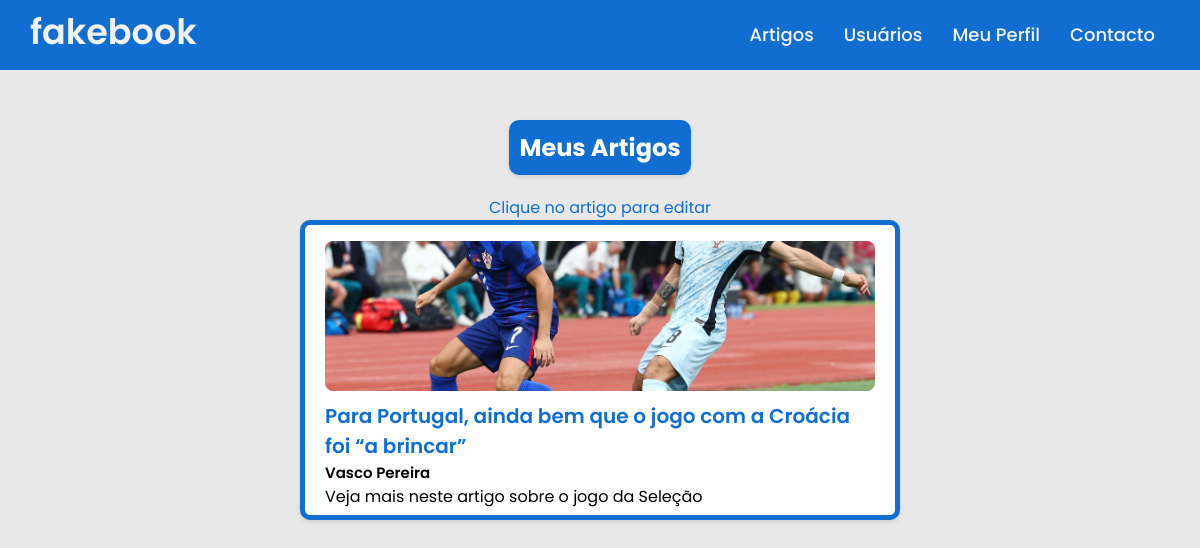
Screenshot of /BlogApp/meusArtigos/ (signed in) with the database file from the repository.
### BlogApp/models.py (models this page shows, shortened)
class artigos(models.Model):
    autor = models.ForeignKey(User, on_delete = models.CASCADE, related_name = 'artigos')
    titulo = models.CharField(max_length = 100)
    corpoDoArtigo = models.CharField(max_length = 1000)
    imagem = models.ImageField(upload_to='app/fotos', null=True, blank=True)
    horaPublicacao = models.DateTimeField(auto_now = False, auto_now_add = False)
    categoria = models.TextField(null = True, blank = True)
    introducao = models.TextField(null = True, blank = True)

### BlogApp/views.py (the view)
# urls.py: path('meusArtigos/', views.listMeusArtigos_view, name = 'meusArtigos'),
def listMeusArtigos_view(request):
    usuario_autenticado = request.user
    context = {
        'artigos' : artigos.objects.all(),
        'autor' : usuario_autenticado,
    }
    return render(request, 'listMeusArtigos.html', context)

### BlogApp/templates/listMeusArtigos.html
{% extends "layout2.html" %}
{% block content %}
  <div class="body-container">
    <div class="body-content">
        <div class="column column-other">
            <div class="text-box1">
            <h2>Meus Artigos</h2>
            </div>
            <p><span class="blue">Clique no artigo para editar</span></p>
            {% for artigo in artigos %}
            {% if artigo.autor == autor %}
            <div class="article-box">
                <img src="{{ artigo.imagem.url }}" alt="{{ artigo.titulo }}">
                <a href="https://a22202735.pythonanywhere.com/BlogApp/editarArtigo/{{artigo.titulo}}" class="left-align">{{ artigo.titulo }}</a>
                <div class="autor-text3">
                <p>{{artigo.autor.first_name}} {{artigo.autor.last_name}}</p>
                </div>
                <p>{{artigo.introducao}}</p>
            </div>
            {% endif %}
            {% endfor %}
        </div>
    </div>
</div>
{% endblock %}

### BlogApp/static/blog/estilos.css (style rules this page uses)
* { margin: 0; padding: 0; box-sizing: border-box; font-family: 'Poppins', sans-serif; }
body { background: #e8e8e8; }
.body-container { position: relative; width: 100%; height: 100%; padding: 0 30px; display: flex; flex-direction: column; align-items: center; }
.body-content { display: flex; width: 100%; justify-content: center; gap: 20px; }
h2 { color: #fff; }
.column { margin-bottom: 30px; display: flex; flex-direction: column; align-items: center; }
.column-other { flex: 2; max-width: 600px; }
.text-box1 { background-color: #116ed0; border-radius: 10px; box-shadow: 0 2px 4px rgba(0, 0, 0, 0.1); margin-top: 100px; padding: 10px; margin-bottom: 20px; }
.article-box { background-color: #fff; padding: 20px; border-radius: 10px; box-shadow: 0 2px 4px rgba(0, 0, 0, 0.1); margin-bottom: 20px; display: flex; flex-direction: column; border: 5px solid #116ed0; justify-content: center; height: 300px; width: 100%; max-width: 100%; overflow: hidden; box-sizing: border-box; }
.autor-text3 { color: #000000; text-decoration: none; font-size: 15px; font-weight: 600; display: flex; align-items: center; word-wrap: break-word; text-align: left; }
.blue { color: #116ed0; }
.article-box a { color: #116ed0; text-decoration: none; font-size: 20px; font-weight: 600; display: block; word-wrap: break-word; text-align: left; }
.article-box img { display: block; margin: 10px auto; width: 100%; height: 150px; object-fit: cover; border-radius: 8px; /* Adiciona bordas arredondadas à i }

### rows the page displays
artigos: imagem (picture), titulo "Para Portugal, ainda bem que o jogo com a Croácia foi “a brincar”", autor.first_name "Vasco", autor.last_name "Pereira", introducao "Veja mais neste artigo sobre o jogo da Seleção"
